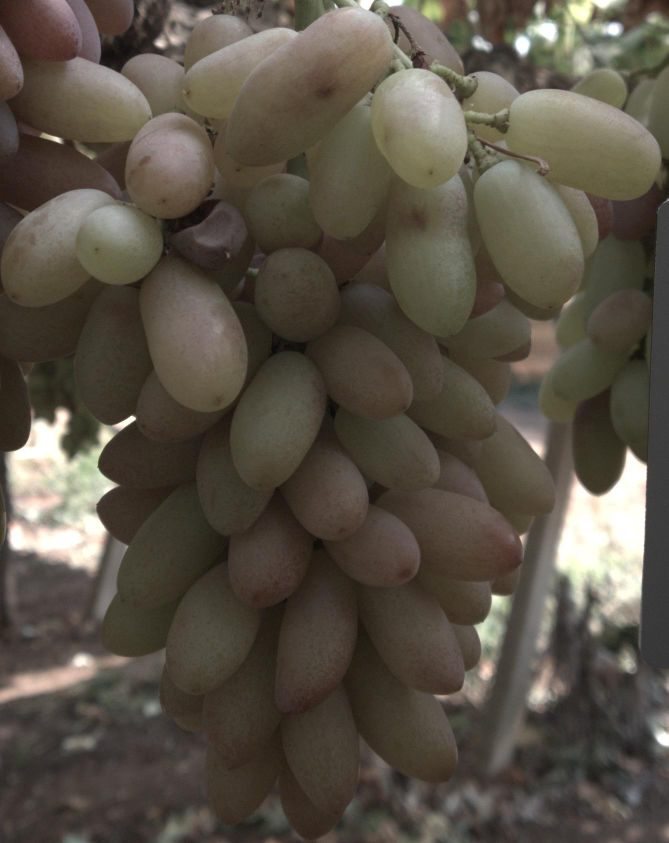
#> input picture data/images/IMG_20210930_114847766_0.jpg, 1337 x 1686 px (shown at 1/2 size); its folder holds only this picture in this run
$ python main.py
#> lines starting #> are read from the running program, lines starting #| are printed output that depends on the picture; after the words box and inside, x2 and y2 are one past the last pixel; in counts of white or black regions, pixels touching at a corner belong together
import argparse
import copy
import os
import random

import cv2
import numpy as np

# reproducibility
random.seed(42)
np.random.seed(42)

WINDOW_NAME = "Canopies Patch Cropper"

REGENERATE_ALL_KEY = ord(" ")
REGENERATE_PARTIAL_KEY = ord("r")
SAVE_KEY = ord("s")
QUIT_KEY = ord("q")


class MoveState:
    def __init__(
        self, current_position: tuple[int, int] = (-1, -1), patch_moving: int = -1
    ) -> None:
        self.current_position = current_position
        self.patch_moving = patch_moving


def generate_patches(
    patch_size: int,
    num_patches: int,
    min_x: int,
    max_x: int,
    x_mean: float,
    x_std: float,
    min_y: int,
    max_y: int,
    y_mean: float,
    y_std: float,
) -> list[tuple[int, int]]:
    return [
        (
            max(
                min_x,
                min(
                    int(random.gauss(x_mean, x_std) - patch_size / 2),
                    max_x,
                ),
            ),
            max(
                min_y,
                min(
                    int(random.gauss(y_mean, y_std) - patch_size / 2),
                    max_y,
                ),
            ),
        )
        for _ in range(num_patches)
    ]


def draw_patches(
    image: np.ndarray[int, np.dtype[np.generic]],
    patches: list[tuple[int, int]],
    patch_size: int,
) -> None:
    for patch in patches:
        cv2.rectangle(
            image,
            (patch[0], patch[1]),
            (patch[0] + patch_size, patch[1] + patch_size),
            (0, 255, 0),
            3,
        )


# [79 lines left out: functions save_patches, find_patch, move_patches, not called in this run]


def crop_patches(
    images_path: str,
    output_path: str,
    patch_size: int,
    num_patches: int,
) -> None:
#> called with images_path = 'data/images', output_path = 'data/patches', patch_size = 300, num_patches = 5
    cv2.namedWindow(WINDOW_NAME, cv2.WINDOW_NORMAL)

    for image_path in os.listdir(images_path):
        initial_image = cv2.imread(os.path.join(images_path, image_path))
#> initial_image is the input picture: shape (1686, 1337, 3); mean B, G, R 70.2, 81.6, 88.9
        patches = []
        rows, cols, _ = initial_image.shape
#> rows = 1686; cols = 1337
        move_state = MoveState()

        key = REGENERATE_ALL_KEY
        while key == REGENERATE_ALL_KEY or key == REGENERATE_PARTIAL_KEY or key == -1:
            image = copy.deepcopy(initial_image)

            if key == REGENERATE_ALL_KEY:
                patches = generate_patches(
                    patch_size=patch_size,
                    num_patches=num_patches,
                    min_x=0,
                    max_x=cols - patch_size,
                    x_mean=cols / 2,
                    x_std=cols / 6,
                    min_y=0,
                    max_y=rows - patch_size,
                    y_mean=rows / 3,
                    y_std=rows / 4,
                )
            elif key == REGENERATE_PARTIAL_KEY:
                patches.extend(
                    generate_patches(
                        patch_size=patch_size,
                        num_patches=num_patches - len(patches),
                        min_x=0,
                        max_x=cols - patch_size,
                        x_mean=cols / 2,
                        x_std=cols / 6,
                        min_y=0,
                        max_y=rows - patch_size,
                        y_mean=rows / 3,
                        y_std=rows / 4,
                    )
                )
            draw_patches(image, patches, patch_size)
#> after the loop in draw_patches, `for patch in patches:`:
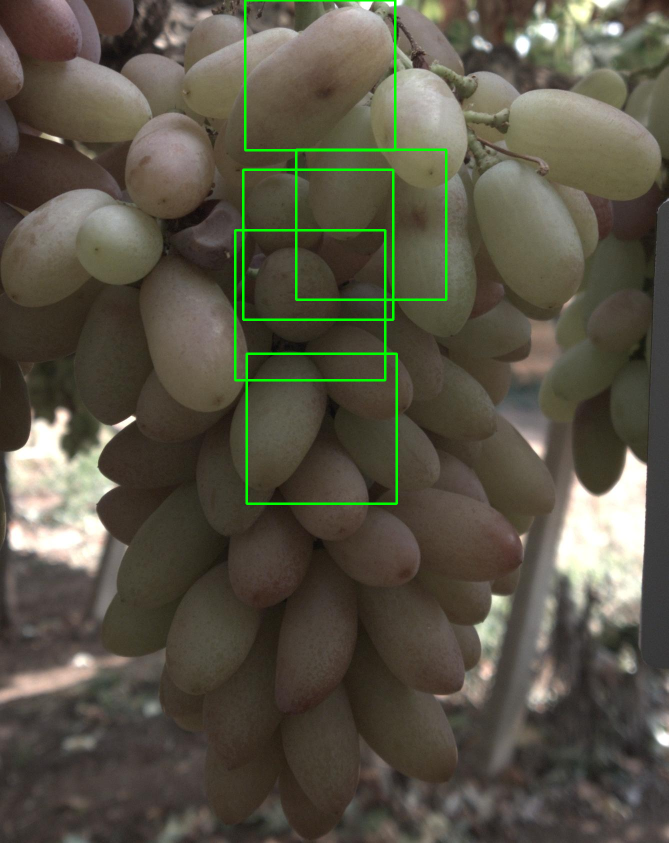
#> image: shape (1686, 1337, 3) (shown at 1/2 size); 1.26% of pixels changed, all inside (x1, y1, x2, y2) = (468, 0, 895, 1010)

            cv2.imshow(WINDOW_NAME, image)
            cv2.resizeWindow(WINDOW_NAME, int(cols / 2.5), int(rows / 2.5))

            cv2.setMouseCallback(
                WINDOW_NAME,
                lambda event, x, y, flags, param, image=image, patches=patches: move_patches(
                    event, x, y, flags, param, image, patches, patch_size, move_state
                ),
            )

            key = cv2.waitKey(10)
#> (key q is pressed here)

        if key == QUIT_KEY:
            break

        if key == SAVE_KEY:
            save_patches(
                initial_image,
                patches,
                patch_size,
                os.path.join(output_path, image_path[:-4]),
            )


def main():
    parser = argparse.ArgumentParser()
    parser.add_argument(
        "--images-path", type=str, default=os.path.join("data", "images")
    )
    parser.add_argument(
        "--output-path", type=str, default=os.path.join("data", "patches")
    )
    parser.add_argument("--patch-size", type=int, default=300)
    parser.add_argument("--num-patches", type=int, default=5)
    args = parser.parse_args()

    crop_patches(
        images_path=args.images_path,
        output_path=args.output_path,
        patch_size=args.patch_size,
        num_patches=args.num_patches,
    )


if __name__ == "__main__":
    main()

$ run again, on data/images/IMG_20210930_114857439_0.jpg
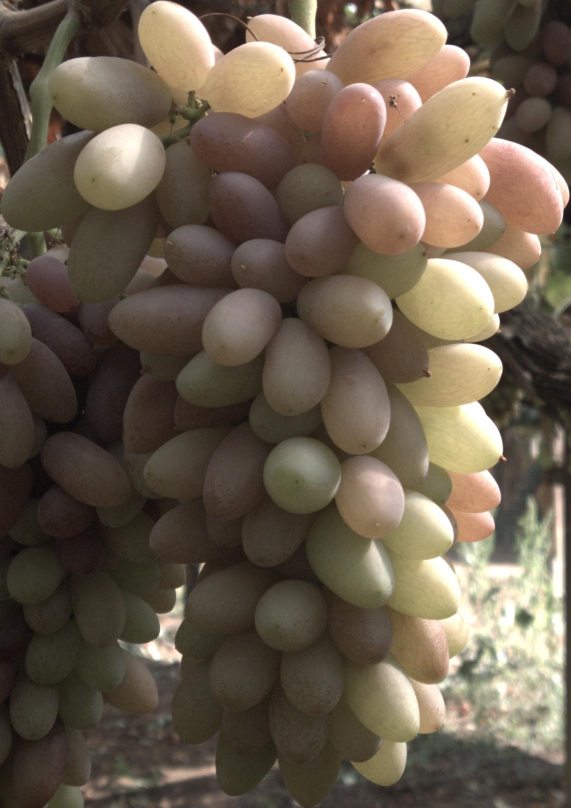
#> input picture data/images/IMG_20210930_114857439_0.jpg, 1141 x 1616 px (shown at 1/2 size)
#> in crop_patches, initial_image is the input picture: shape (1616, 1141, 3); mean B, G, R 76.8, 93, 105.9
#> after the loop in draw_patches, `for patch in patches:`:
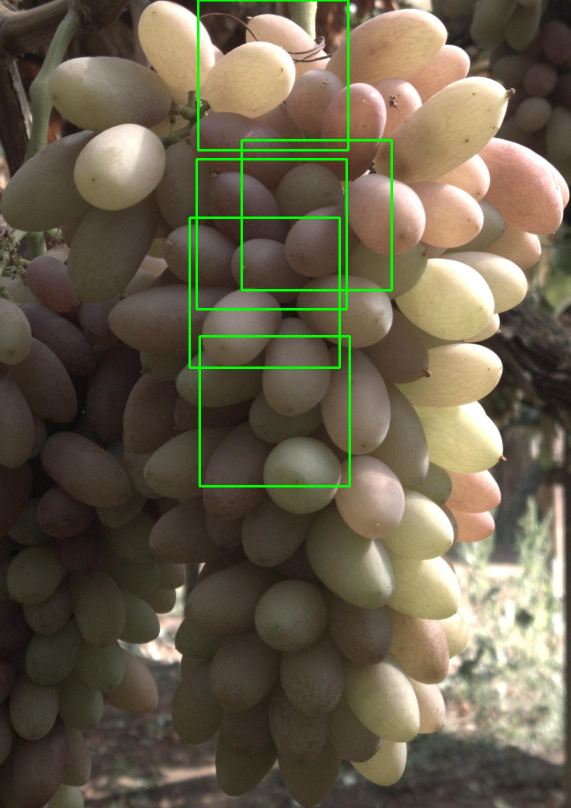
#> image: shape (1616, 1141, 3) (shown at 1/2 size); 1.58% of pixels changed, all inside (x1, y1, x2, y2) = (377, 0, 786, 975)
